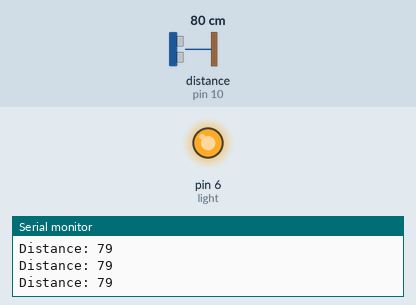
This sketch was run on a simulated Arduino Uno, built with avr-gcc and run on an emulated ATmega328P. Shown: output pins drawn as LEDs (lit = HIGH), the last lines printed to the serial monitor. Wiring (inferred from the names in the program): ultrasonic range finder: trigger pin 9; echo pin 10. The inputs (shaded band) are chosen by the test bench; at power-on: distance to the obstacle (sensor on pin 10) 80 cm. The echo pulse lasts 58.3 µs per cm; pins used as bus, display or sensor lines are not drawn.

Above: at 1.2 s.
1.3 s: distance to the obstacle (sensor on pin 10) set to 146 cm
2.8 s: distance to the obstacle (sensor on pin 10) set to 157 cm
At 3.8 s:
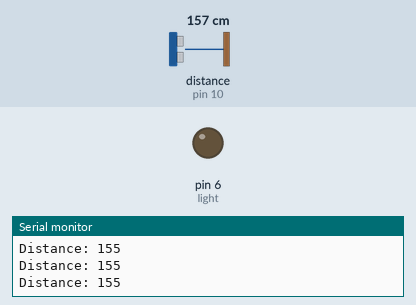
4.3 s: distance to the obstacle (sensor on pin 10) set to 2 cm
At 5.5 s:
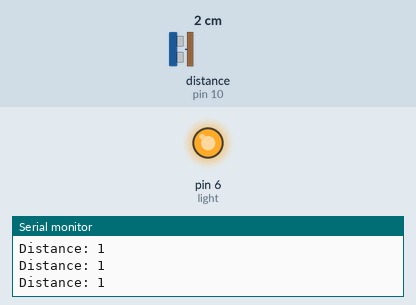
5.8 s: distance to the obstacle (sensor on pin 10) set to 250 cm
At 6.2 s:
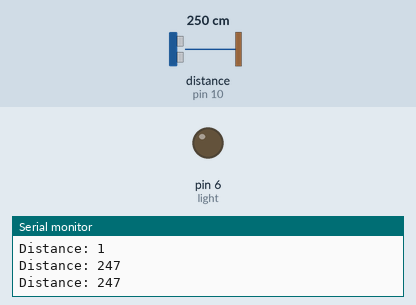
Timing chart, 0 to 8.4 s (numbered marks = the images above; inputs shaded):
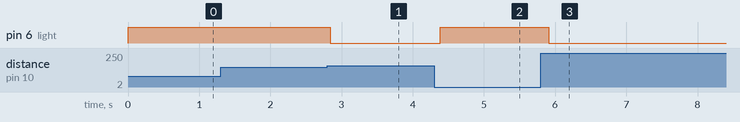

Measured:
- the behaviour switches between 151 and 152 cm on distance to the obstacle (sensor on pin 10) (found by bisection; images 0 and 1)
- after the input at 2.8 s, pin 6 (light): HIGH → LOW at once
- after the input at 4.3 s, pin 6 (light): LOW → HIGH after 0.09 s
- after the input at 5.8 s, pin 6 (light): HIGH → LOW after 0.11 s

The sketch:

distance-finder.ino
```cpp
const int trigPin = 9;
const int echoPin = 10;
const int light = 6;
long duration;
int distance;
void setup() {
  pinMode(trigPin, OUTPUT);
  pinMode(echoPin, INPUT);
  pinMode(light, OUTPUT);
  Serial.begin(9600);
}
void loop() {

  digitalWrite(trigPin, LOW);
  delayMicroseconds(20);
  digitalWrite(trigPin, HIGH);
  delayMicroseconds(10);
  digitalWrite(trigPin, LOW);
  duration = pulseIn(echoPin, HIGH);

  distance = duration * 0.034 / 2;

  if(distance < 150) {
    digitalWrite(light, HIGH);
  }
  else{
    digitalWrite(light, LOW);
  }

  Serial.print("Distance: ");
  Serial.println(distance);

  delay(250);
}
```
